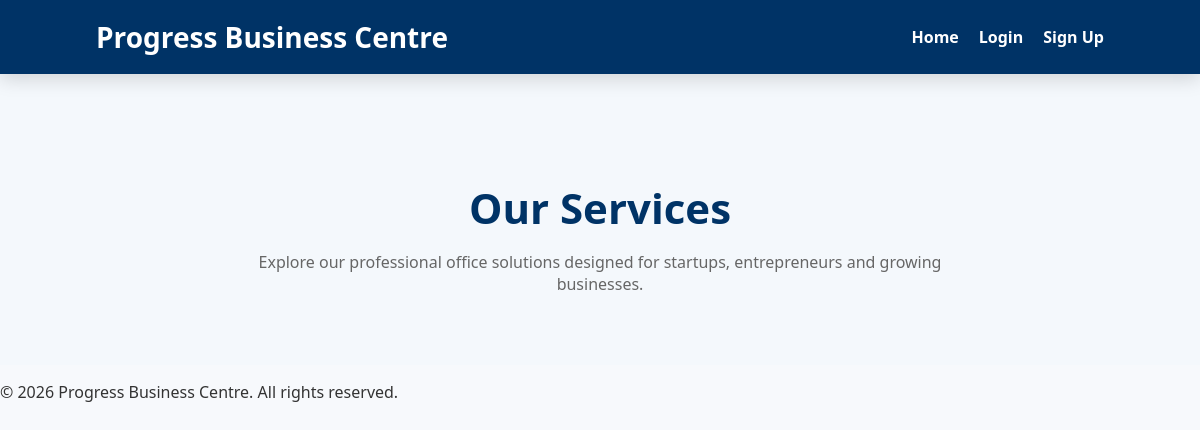
/services/, run on an earlier commit of the app's database.
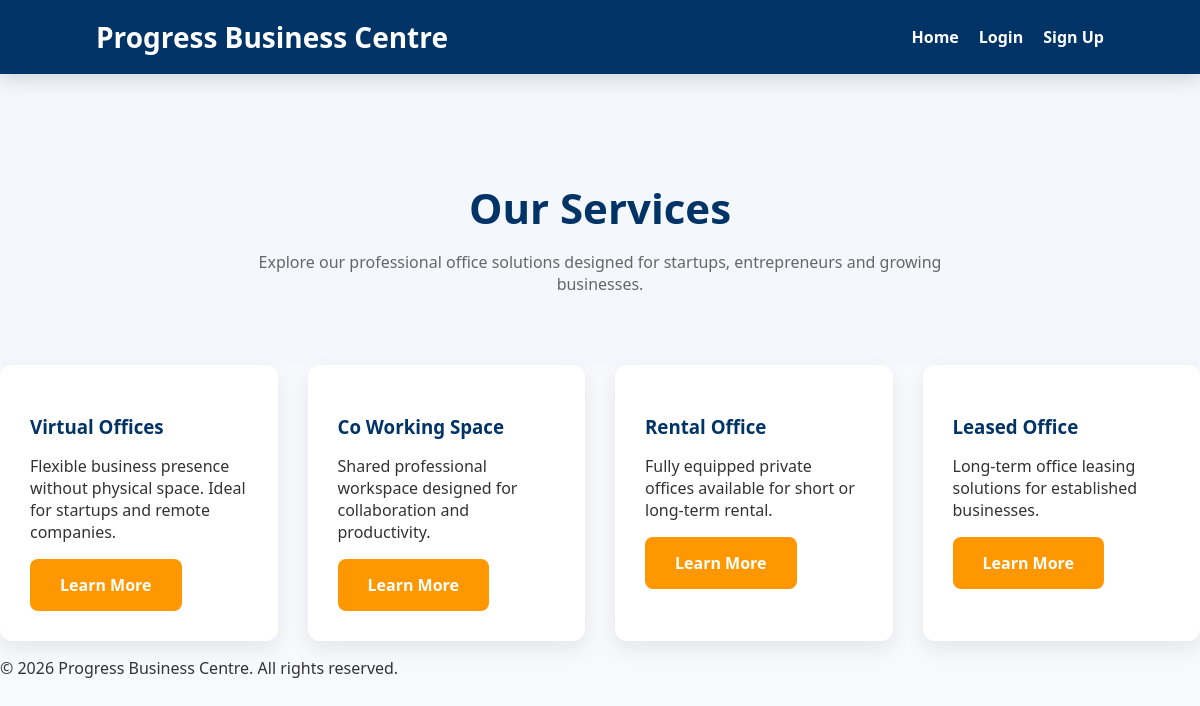
And on a later commit of the database.
### main_app/models.py (models this page shows, shortened)
class Service(models.Model):
    title = models.CharField(max_length=100)
    description = models.TextField()
    icon = models.CharField(max_length=100, blank=True)
    available = models.BooleanField(default=True)

### main_app/views.py (the view)
# urls.py: path('services/', views.ServiceList.as_view(), name='services'),
class ServiceList(ListView):
    model = Service
    template_name = 'services/index.html'
    context_object_name = 'services'

### main_app/templates/services/index.html
{% extends 'base.html' %}
{% block content %}
<section class="page-header">
<h1>Our Services</h1>
<p>
Explore our professional office solutions designed for startups,
entrepreneurs and growing businesses.
</p>
</section>
<section class="card-grid">
{% for service in services %}
<div class="service-card">
<h3>{{ service.title }}</h3>
<p>{{ service.description }}</p>
<a class="btn" href="{% url 'service_detail' service.id %}">
Learn More
</a>
</div>
{% endfor %}
</section>
{% endblock %}

### main_app/templates/base.html (shortened to what this page needs)
{% load static %}
<!DOCTYPE html>
<html lang="en">
<head>
    <link rel="stylesheet" type="text/css" href="{% static 'css/style.css' %}">
</head>
<body>
<nav class="navbar">
    <div class="logo">
        <a href="{% url 'home' %}">Progress Business Centre</a>
    </div>
    <div class="nav-links">
        {% if user.is_authenticated %}
        <a href="{% url 'home' %}">Home</a>
        <a href="{% url 'about' %}">About</a>
        <a href="{% url 'services' %}">Services</a>
        <a href="{% url 'features' %}">Features</a>
        <a href="{% url 'branches' %}">Branches</a>
        <a href="{% url 'rooms' %}">Rooms</a>
        <a href="{% url 'events' %}">Events</a>
        <a href="{% url 'gallery' %}">Gallery</a>
        <a href="{% url 'faqs' %}">FAQ</a>
        <a href="{% url 'visit' %}">Visit</a>
        <a href="{% url 'referral' %}">Referral</a>
        <a href="{% url 'business_register' %}">Register</a>
        <a href="{% url 'contact' %}">Contact</a>
        <form method="POST" action="{% url 'logout' %}">
            {% csrf_token %}
            <button class="logout-btn">Logout</button>
        </form>
        {% else %}
        <a href="{% url 'home' %}">Home</a>
        <a href="{% url 'login' %}">Login</a>
        <a href="{% url 'signup' %}" class="btn-small">Sign Up</a>
        {% endif %}
    </div>
</nav>
{% block content %}
{% endblock %}
    <footer>
        <p>© 2026 Progress Business Centre. All rights reserved.</p>
    </footer>
</body>
</html>

### main_app/static/css/style.css (style rules this page uses)
body { margin:0; font-family:Segoe UI,Tahoma,sans-serif; background:#f7f9fc; color:#333; }
.navbar { position:sticky; top:0; z-index:1000; background:#003366; display:flex; justify-content:space-between; align-items:center; padding:18px 8%; box-shadow:0 5px 18px rgba(0,0,0,.15); }
.logo a { color:white; text-decoration:none; font-size:28px; font-weight:bold; }
.nav-links { display:flex; align-items:center; gap:20px; flex-wrap:wrap; }
.nav-links a { color:white; text-decoration:none; font-weight:600; transition:.3s; }
.btn { display:inline-block; background:#ff9800; color:white; padding:15px 30px; border-radius:8px; text-decoration:none; font-weight:bold; transition:.3s; }
.card-grid { display:grid; grid-template-columns:repeat(auto-fit,minmax(250px,1fr)); gap:30px; }
.feature-card, .service-card, .about-card { background:#fff; border-radius:12px; padding:30px; box-shadow:0 8px 20px rgba(0,0,0,.08); transition:.3s; }
.feature-card h4, .service-card h3 { color:#003366; margin-bottom:15px; }
.page-header { background:#f4f8fc; padding:70px 10%; text-align:center; }
.page-header h1 { color:#003366; font-size:42px; margin-bottom:15px; }
.page-header p { max-width:700px; margin:auto; color:#666; }
a { color:#005792; }

What changed in the data, as far as the page shows it:
added Service: title "Virtual Offices", description "Flexible business presence without physical space. Ideal for startups and remote companies."
added Service: title "Co Working Space", description "Shared professional workspace designed for collaboration and productivity."
added Service: title "Rental Office", description "Fully equipped private offices available for short or long-term rental."
added Service: title "Leased Office", description "Long-term office leasing solutions for established businesses."
